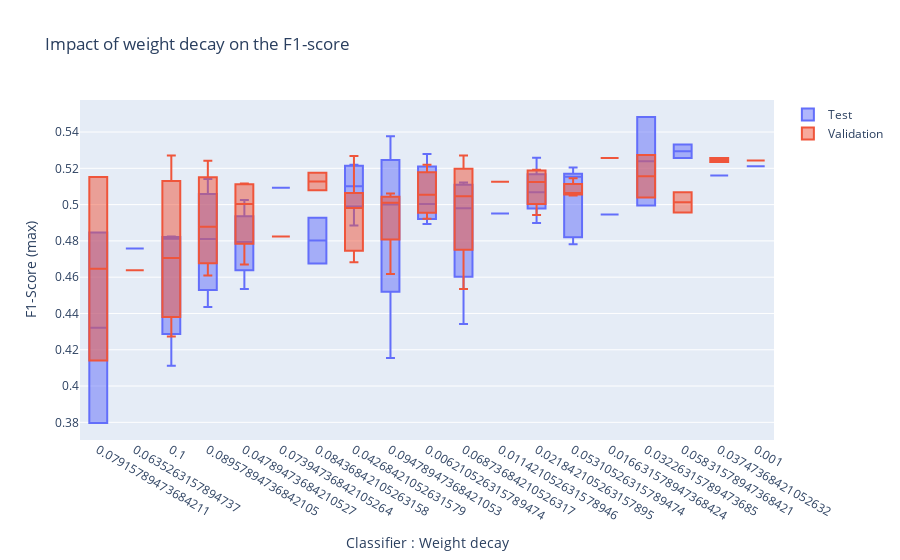

Source (notebook cell):
### Markdown cell above
### Weight decay NEEDS TO BE REMADE WITH  LESS VALUES

### Code cell
fig = go.Figure(layout = {
   "xaxis":{
       "domain" : [0,1],
       "type" : "category",
        "categoryorder" : "median ascending",
       "title" : "Classifier : Weight decay"
    },
   "yaxis":{"title" : "F1-Score (max)"},
   "title" : {"text" : "Impact of weight decay on the F1-score"},
})
fig.add_trace( go.Box(
                x = results["model_train_classifier_weight_decay"], 
                y = results["test_f1_max"],
                xaxis='x',
                name = "Test"
))
fig.add_trace( go.Box(
                x = results["model_train_classifier_weight_decay"], 
                y = results["valid_f1_max"],
                xaxis='x',
                name = "Validation"
))

# fig.add_trace( go.Box(
#                 x = results["model_train_classifier_learning_rate"], 
#                 y = results["train_f1_max"],
#                 xaxis='x',
#                 name = "Train"
# ))
fig

### Figure 1 — Plotly figure (JSON) as saved in the notebook; plotly's stock layout.template omitted (floating-point values rounded to 4 significant figures)
{"data": [{"name": "Test", "type": "box", "x": [0.006211, 0.05311, 0.04789, 0.08437, 0.06874, 0.07395, 0.08958, 0.06874, 0.04789, 0.04789, 0.07916, 0.001, 0.07916, 0.03226, 0.04268, 0.01663, 0.006211, 0.09479, 0.03747, 0.04268, 0.08437, 0.09479, 0.06353, 0.08958, 0.02184, 0.05832, 0.09479, 0.08958, 0.04268, 0.05311, 0.03226, 0.04268, 0.02184, 0.03747, 0.04789, 0.006211, 0.1, 0.05832, 0.09479, 0.04268, 0.05311, 0.05311, 0.05311, 0.1, 0.02184, 0.06874, 0.1, 0.01142, 0.06874, 0.02184], "xaxis": "x", "y": [0.4893, 0.4833, 0.474, 0.4927, 0.4863, 0.5093, 0.481, 0.5096, 0.5025, 0.4848, 0.4846, 0.5212, 0.3796, 0.4995, 0.5212, 0.4945, 0.5003, 0.4155, 0.516, 0.522, 0.4676, 0.4884, 0.4759, 0.5141, 0.4899, 0.5331, 0.5116, 0.4436, 0.4884, 0.4782, 0.5483, 0.5101, 0.5058, 0.516, 0.4535, 0.5279, 0.4825, 0.5256, 0.5377, 0.5025, 0.5154, 0.5205, 0.5159, 0.4812, 0.5258, 0.5122, 0.4112, 0.495, 0.4342, 0.5078]}, {"name": "Validation", "type": "box", "x": [0.006211, 0.05311, 0.04789, 0.08437, 0.06874, 0.07395, 0.08958, 0.06874, 0.04789, 0.04789, 0.07916, 0.001, 0.07916, 0.03226, 0.04268, 0.01663, 0.006211, 0.09479, 0.03747, 0.04268, 0.08437, 0.09479, 0.06353, 0.08958, 0.02184, 0.05832, 0.09479, 0.08958, 0.04268, 0.05311, 0.03226, 0.04268, 0.02184, 0.03747, 0.04789, 0.006211, 0.1, 0.05832, 0.09479, 0.04268, 0.05311, 0.05311, 0.05311, 0.1, 0.02184, 0.06874, 0.1, 0.01142, 0.06874, 0.02184], "xaxis": "x", "y": [0.5055, 0.505, 0.5107, 0.5175, 0.4967, 0.4825, 0.4878, 0.5271, 0.5116, 0.4899, 0.5152, 0.5243, 0.414, 0.504, 0.5268, 0.5256, 0.522, 0.4618, 0.5256, 0.4683, 0.5079, 0.5061, 0.4638, 0.5241, 0.4942, 0.5068, 0.5025, 0.461, 0.4767, 0.5064, 0.5273, 0.4997, 0.5064, 0.5235, 0.4669, 0.4922, 0.4706, 0.4957, 0.4997, 0.4982, 0.5103, 0.5146, 0.5058, 0.5271, 0.5185, 0.5124, 0.4272, 0.5126, 0.4535, 0.5192]}], "layout": {"title": {"text": "Impact of weight decay on the F1-score"}, "xaxis": {"categoryorder": "median ascending", "domain": [0, 1], "title": {"text": "Classifier : Weight decay"}, "type": "category"}, "yaxis": {"title": {"text": "F1-Score (max)"}}}}
